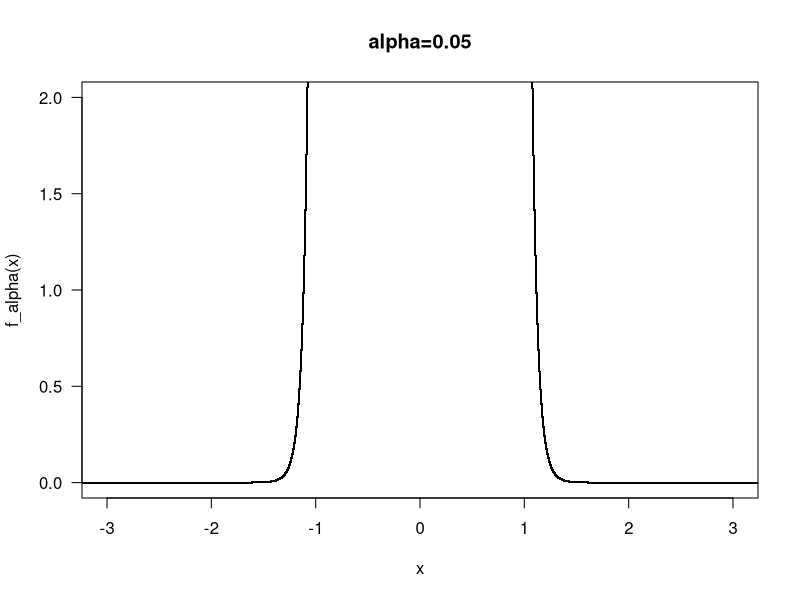
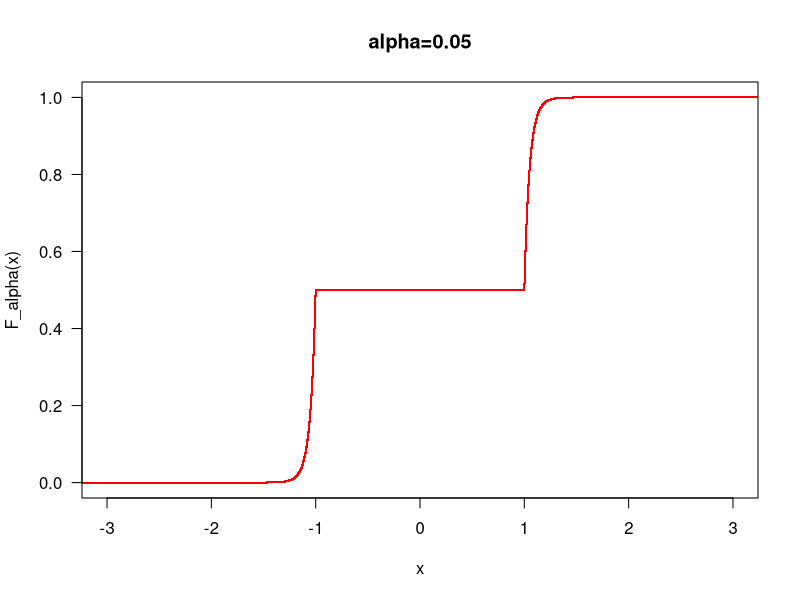
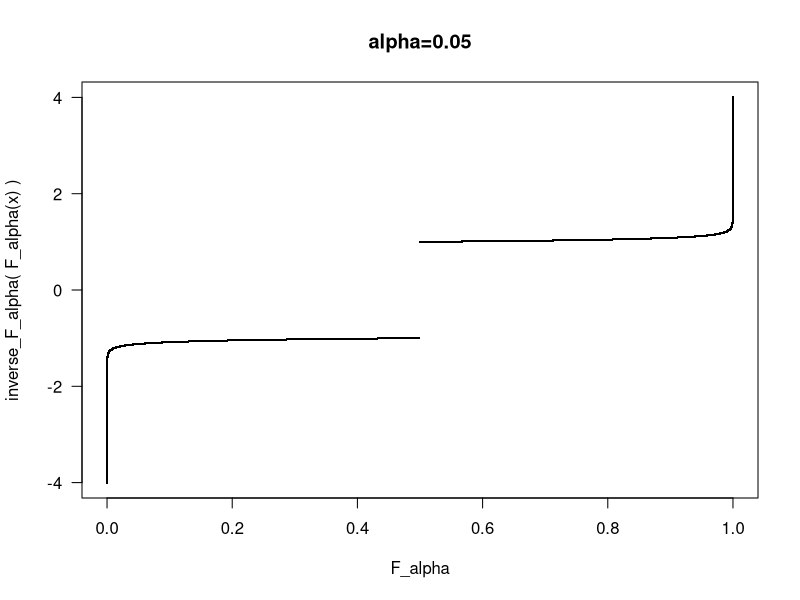
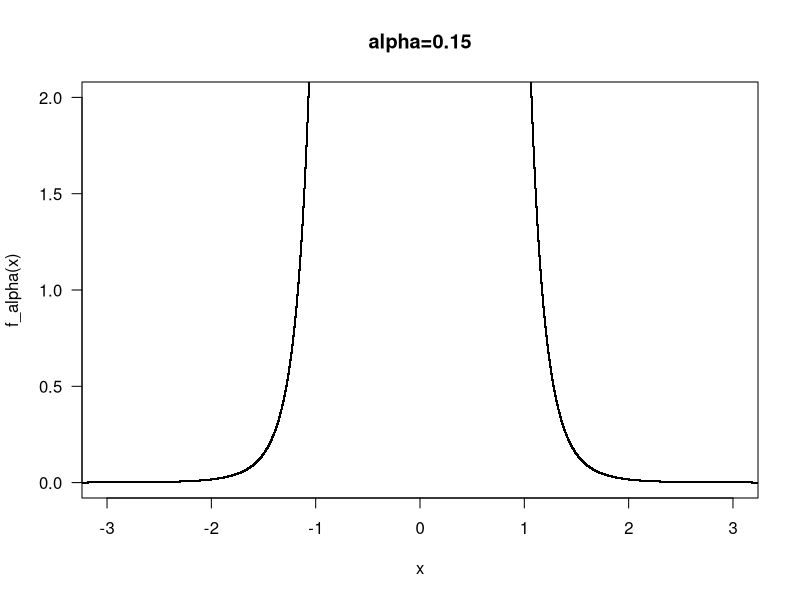
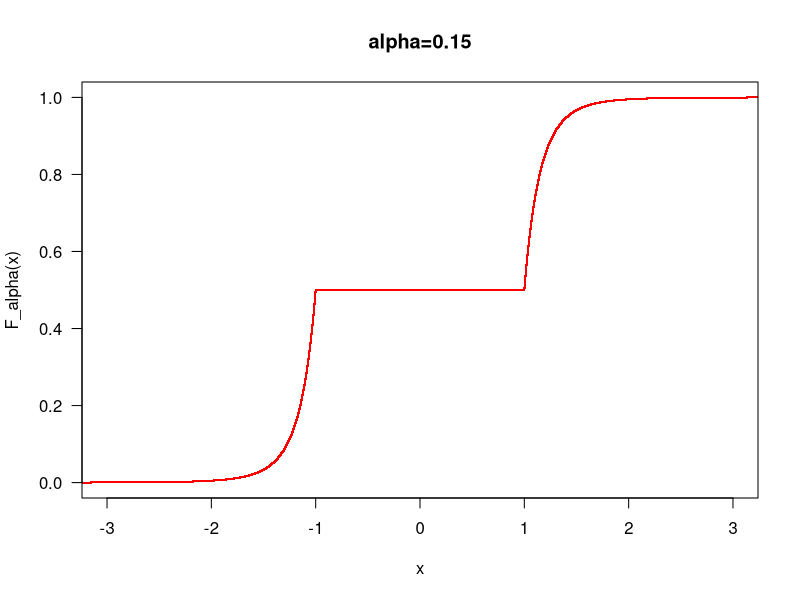
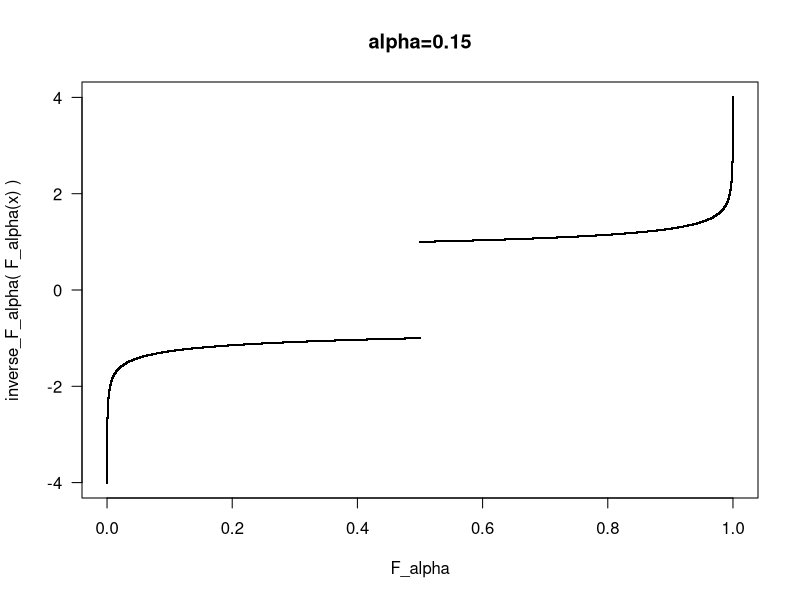
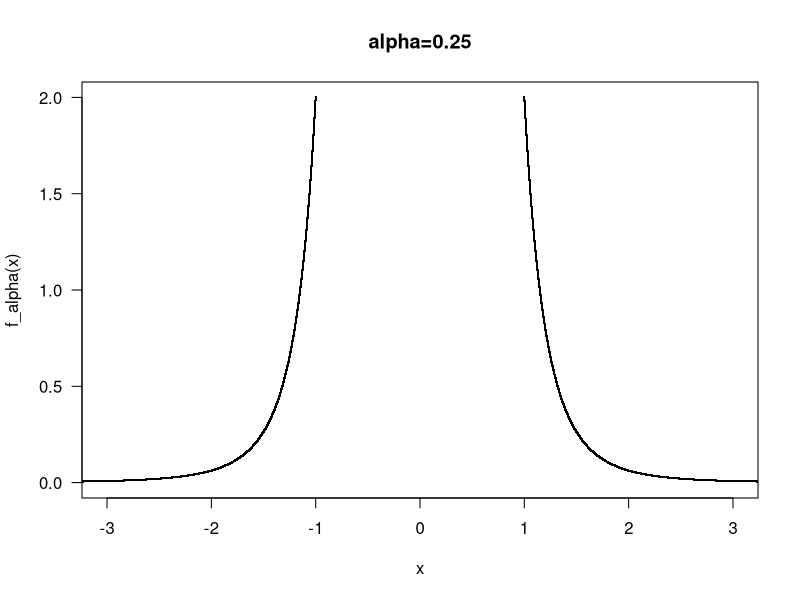
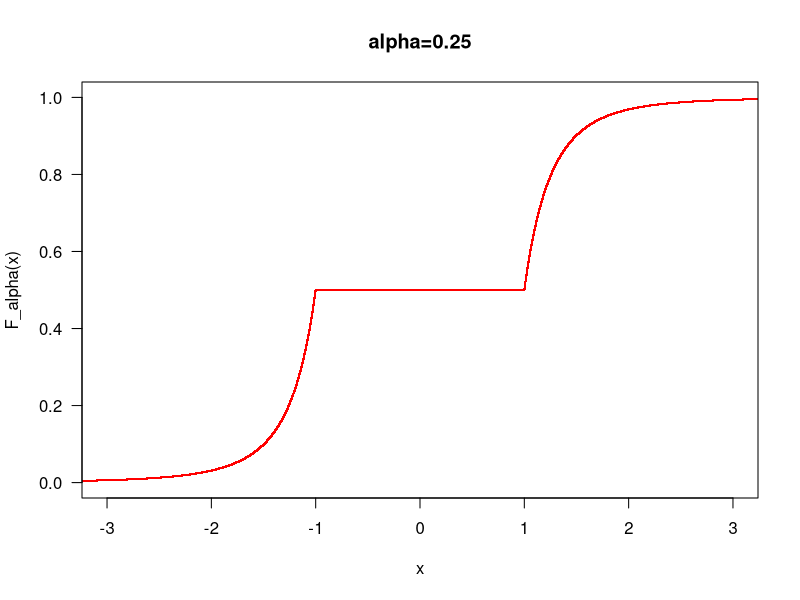

Recreate these plots in R, in order. (Note: this script raises an error after producing the figures.)
# example from Achim Klenke around p 326 , ex. 15.5.2 or so
#
# f(x) = 1/(2 a) * |x|^(-1-1/a) if |x| >= 1, 0 else; 0 < a < 1

# probability density function
f_pdf <- function (x, alpha) {
  idx <- which ( abs(x) >= 1 )

  res <- rep(NaN, times=(length(x)))
  res[idx] <-   (abs(x[idx]))^(-1 - 1./alpha) / (2.*alpha)

  return(invisible(res) )
}

# cumulative distribution function
f_cdf <- function(x, alpha) {

  idxm <- which ( x <= -1 )
  idxp <- which ( x >=  1 )

  res <- rep(0.5, times=(length(x)))

  res[idxm] <-     0.5 * (-x[idxm])^(-1./alpha)
  res[idxp] <- 1 - 0.5 * ( x[idxp])^(-1./alpha)

  return(invisible(res))
}

# inverse of cdf
f_cdf_inv <- function(x, alpha) {

  idxm <- which ( 0 < x & x <  0.5 )
  idxp <- which ( x >= 0.5 & x < 1 )

  res <- rep( NaN,  times = length(x) )

  res[idxm] <- -( 2 * x[idxm] )^(-alpha)
  res[idxp] <- ( 2* ( 1- x[idxp] ) )^(-alpha)


  return(invisible(res))
}

f_sample <- function(N, alpha ) {
  if ( missing( alpha ) ) stop("need parameter alpha")
  if ( missing( N     ) ) stop("need parameter N")

  return ( invisible ( f_cdf_inv(x=runif(n=N), alpha=alpha) ) )
}


fk_sample <- function(N, k, alpha ) {
  if ( missing( alpha ) ) stop("need parameter alpha")
  if ( missing( N     ) ) stop("need parameter N")
  if ( missing( k     ) ) stop("need parameter k")

  rval <- apply( X=array( f_cdf_inv(x=runif(n=(N*k)), alpha=alpha),
                          dim=c(N,k) ),
                 MARGIN=1,
                 FUN=sum )
  return ( invisible ( apply( X=array( f_cdf_inv(x=runif(n=(N*k)), alpha=alpha) , 
                                       dim=c(N,k) ), 
                             MARGIN=1, 
                             FUN=sum ) * sqrt((1-2*alpha) / k) ) )
}

pdf("Klenke.pdf", width=3.5, height=3.5)
x <- seq(from=-4, to=4, by=0.0001)
for( alpha in c(0.05,0.15,0.25,0.45,0.49) ){
  plot(y=f_pdf(x=x, alpha=alpha),
       x=x,
       xlab='x',
       ylab="f_alpha(x)",
       pch='.',
       cex=2,
       col="black",
       main=sprintf("alpha=%.2f",alpha),
       las=1,
       xlim=c(-3,3),
       ylim=c(0,2)
       )
  plot(y=f_cdf(x=x, alpha=alpha),
       x=x,
       xlab='x',
       ylab='F_alpha(x)',
       pch='.',
       cex=2,
       col="red",
       main=sprintf("alpha=%.2f",alpha),
       ylim=c(0,1),
       xlim=c(-3,3),
       las=1
       )
  plot(y=f_cdf_inv( x=f_cdf( x=x, alpha=alpha ), 
                   alpha=alpha ),
       x=f_cdf(x=x, alpha=alpha),
       xlab="F_alpha",
       ylab="inverse_F_alpha( F_alpha(x) )",
       pch='.',
       cex=2,
       col="black",
       xlim=c(0,1),
       main=sprintf("alpha=%.2f",alpha),
       las=1
       )
}
dev.off()

pdf("Klenke_SK.pdf", width=4, height=4)
N <- 50000
refnorm <- rnorm(n=N)
for( alpha in c(0.05, 0.15, 0.25, 0.45, 0.49, 0.55) ){
  for( k in c(2, 5, 10, 30, 100) ){
    y <- fk_sample(N=N, alpha=alpha, k=k)
    qqplot(x=refnorm, y=y, pch='.', cex=2,
           main=sprintf("QQ-plot for S_%d(alpha=%.2f)",k,alpha),
           xlim=c(-4,4),
           ylim=c(-4,4),
           xlab="N_{0,1}",
           ylab=sprintf("S_%d(alpha=%.2f)",k,alpha),
           las=1
           )
    abline(a=0,b=1,col="red")
    h <- hist(y, plot=FALSE, breaks=100)
    plot(x=h$mids, y=h$density, col="black", type='h',
         main=sprintf("histogram density for S_%d(alpha=%.2f)", k, alpha),
         xlab=sprintf("S_%d(alpha=%.2f)",k,alpha),
         ylab=sprintf("density(S_%d(alpha=%.2f))",k,alpha),
         cex.main=0.8,
         las=1
         )
  }
}
dev.off()

